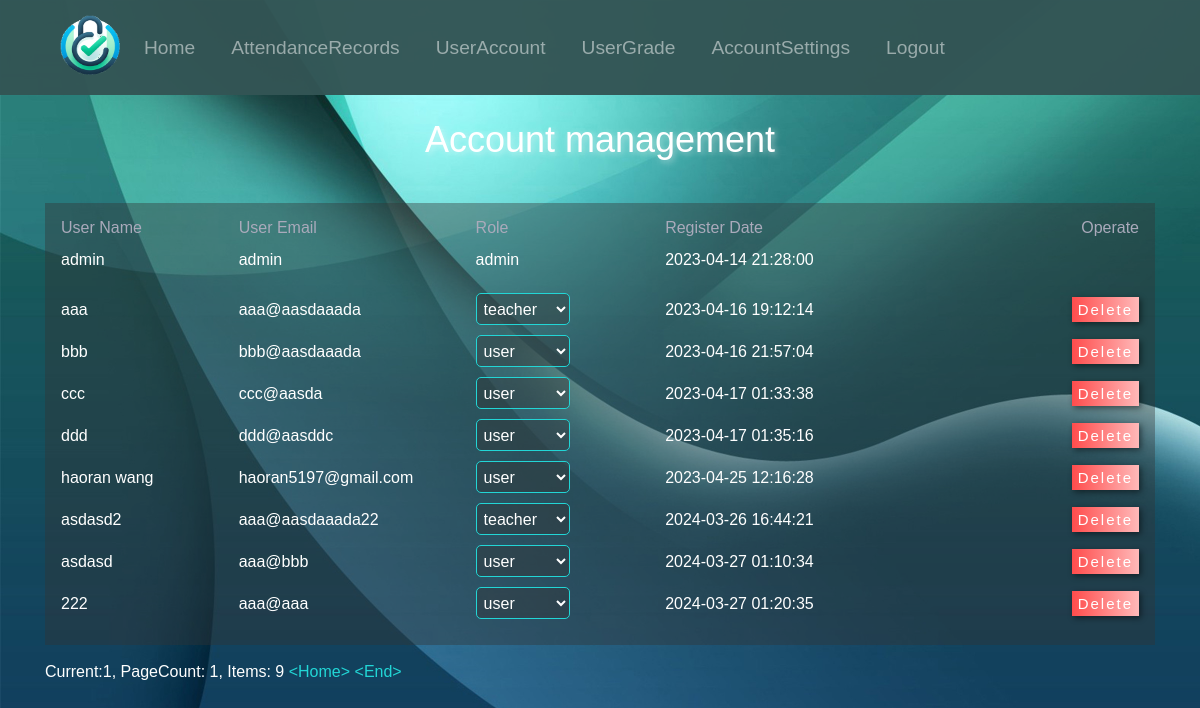
Screenshot of /admin/account_management (signed in) with the database file from the repository.
### website/models.py (models this page shows)
class User(db.Model, UserMixin):
    id = db.Column(db.Integer, primary_key=True)
    email = db.Column(db.String(150), unique=True, nullable=False)
    password = db.Column(db.String(150), nullable=False)
    name = db.Column(db.String(150), nullable=False)
    created_at = db.Column(db.DateTime, default=datetime.now)
    role = db.Column(db.String(50), nullable=False)
    grade = db.Column(db.Integer, nullable=False)
    '''
    __mapper_args__ = {
        'polymorphic_identity': 'user',
        'polymorphic_on': role
    }
    '''

### website/views_admin.py (the view)
@views_admin.route('/admin/account_management')
@login_required
@permission(['admin'])
def admin_account_management():
    page = request.args.get("page")
    if page is None:
        page = 1
    else:
        page = int(page)
    limit = request.args.get("limit")
    if limit is None:
        limit = 10
    else:
        limit = int(limit)
    users = User.query.paginate(page=page, per_page=limit)
    return render_template("admin_account_management.html", user=current_user, users=users)

### website/auth.py (called while the page is built)
def permission(permit_users):
    def login_acquired(func):
        @wraps(func)
        def inner():
            if current_user.role not in permit_users:
                return redirect('/login')   # 角色与页面不匹配跳转到登录页
            return func()
        return inner
    return login_acquired

### website/templates/admin_account_management.html (shortened to what this page needs)
{% extends "admin_base.html" %}
{% block content %}
    <h1>Account management</h1>
	<br />
	{% if users.items|length != 0 %}
	<div style="width:100%; color: white; background-color: #33333366; padding: 16px;">
    <table style="width:100%">
      <thead>
        <tr style="height:32px;">
          <th style="width:15%; text-align:left; color:#aaaabb;">User Name</th>
		  <th style="width:20%; text-align:left; color:#aaaabb;">User Email</th>
          <th style="width:16%; text-align:left; color:#aaaabb;">Role</th>
		  <th style="width:20%; text-align:left; color:#aaaabb;">Register Date</th>
		  <th style="width:20%; text-align:right; color:#aaaabb;">Operate</th>
        </tr>
      </thead>
      <tbody>
        {% for item in users.items %}
          <tr style="height:42px;">
			<td style="width:15%; text-align:left">{{ item.name }}</td>
            <td style="width:20%; text-align:left">{{ item.email }}</td>
			<td style="width:16%; text-align:left">
				{% if item.email == 'admin' %}
					{{item.role}}
				{% else %}
				<select id="sel_role_{{item.id}}" name="sel_role_{{item.id}}" style="width: 50%; height: 32px; border-radius: 5px;" onchange="change_role('{{item.email}}',this.value);">
					<option {% if item.role == 'user' %} selected {% endif %} value="user">user</option>
					<option {% if item.role == 'teacher' %} selected {% endif %} value="teacher">teacher</option>
				</select>
				{% endif %}
			</td>
            <td style="width:20%; text-align:left">
                {{ item.created_at.strftime('%Y-%m-%d %H:%M:%S') }}<br>
            </td>
			<td style="width:20%; text-align:right">
				{% if item.email != 'admin' %}
				<button style="border-radius:revert;" onclick="del('{{item.email}}')">Delete</button>
				{% endif %}
			</td>
          </tr>
        {% endfor %}
      </tbody>
    </table>
	</div>
	{% endif %}
	<div style="margin-top:18px; color: white;">
		<span>Current:{{ users.page }}, PageCount: {{ users.pages }}, Items: {{ users.total }}</span>
		<a style="color: #22d6d6;" href="/admin/account_management">&lt;Home&gt;</a>
		<a style="color: #22d6d6;" href="/admin/account_management?page={{users.pages}}&limit=10">&lt;End&gt;</a>
	</div>
  </body>
{% endblock %}

### website/templates/admin_base.html (shortened to what this page needs)
<!DOCTYPE html>
<html>
    <head>
        <link
            rel="stylesheet"
            href="/static/bootstrap.min.css"
        />
        <link
            rel="stylesheet"
            href="/static/font-awesome.min.css"
        />
		<link rel="stylesheet" href="/static/sweetalert2.min.css"/>
        <link rel="stylesheet" href="/static/css/styles.css"/>
    </head>
    <body style="background: url('/static/images/bg7.jpg'); background-size: cover; background-repeat: no-repeat;">
        <nav class="navbar navbar-expand-lg navbar-dark" style="background-color: #335555F8; padding: 10px 0 10px 60px;">
            <a class="navbar-brand" href="/"><img src="/static/images/logo.png" alt="Logo" style="width:60px; height: 60px;"></a>
            <div class="collapse navbar-collapse" id="navbar">
                <div class="navbar-nav" style="font-size: 1.2rem;">
                    {% if user.is_authenticated %}
                        <a class="nav-item nav-link" id="home" href="/admin">Home</a>
						<a class="nav-item nav-link" id="attendance_by_time_start" href="/admin/attendance_by_time_start">AttendanceRecords</a>
                        <a class="nav-item nav-link" id="account_management" href="/admin/account_management">UserAccount</a>
                        <a class="nav-item nav-link" id="grade_management" href="/admin/grade_management">UserGrade</a>
                        <a class="nav-item nav-link" id="AccountSettings" href="/accountsettings">AccountSettings</a>
						<a class="nav-item nav-link" id="logout" href="/logout">Logout</a>
                    {% else %}
                        <a class="nav-item nav-link" id="signup" href="/sign-up">Sign Up</a>
                        <a class="nav-item nav-link" id="login" href="/login">Login</a>
                        <a class="nav-item nav-link" id="about" href="/about">About</a>
                    {% endif %}
                </div>
            </div>
        </nav>
        <div class="container">
            {% block content %}
            {% endblock %}
    </body>
</html>

### website/static/css/styles.css (style rules this page uses)
html, body, div, span, applet, object, iframe, h1, h2, h3, h4, h5, h6, p, blockquote, pre, a, abbr, acronym, address, big, cite, code, del, dfn, em, img, ins, kbd, q, s, samp, small, strike, strong, sub, sup, tt, var, b, u, i, dl, dt, dd, ol, nav ul, nav li, fieldset, form, label, legend, table, caption, tbody, tfoot, thead, tr, th, td, article, aside, canvas, details, embed, figure, figcaption, footer, header, hgroup, menu, nav, output, ruby, section, summary, time, mark, audio, video { margin: 0; padding: 0; border: 0; font-size: 100%; font: inherit; vertical-align: baseline; }
article, aside, details, figcaption, figure, footer, header, hgroup, menu, nav, section { display: block; }
table { border-collapse: collapse; border-spacing: 0; }
a { text-decoration: none; }
body { background: url(../images/1.jpg) no-repeat; background-size: cover; -webkit-background-size: cover; -moz-background-size: cover; -o-background-size: cover; -ms-background-size: cover; background-position: center; font-size: 100%; font-family: 'Josefin Sans', sans-serif; min-height: 100vh; }
h1 { font-size: 3.5em; color: #fff; letter-spacing: 0px; text-align: center; text-shadow: 2px 2px 6px rgba(255, 251, 251, 0.52); margin: 2vw 1vw; }
.navbar-nav a { margin-right: 20px; }
button { color: #fff; background: linear-gradient(to right, #ff4c4c, #ffb9b9); border: none; padding: 4px 6px 4px 6px; outline: none; font-size: 15px; cursor: pointer; letter-spacing: 2px; box-shadow: 2px 2px 6px rgba(0, 0, 0, 0.49); transition: 0.5s all; -webkit-transition: 0.5s all; -moz-transition: 0.5s all; -o-transition: 0.5s all; flex-basis: 30%; }
select { padding: 3px; color: white; background-color: #33333366; border: 1px solid #22d6d6; border-radius: 5px; font-size: 16px; outline: none; }
select option { padding: 23px; color: white; background-color: #c05858; font-size: 14px; }
@media (max-width:1920px) { h1 { font-size: 3vw; } }

### rows the page displays
User: name "admin", email "admin", role "admin", created_at "2023-04-14 21:28:00"
User: name "aaa", email "aaa@aasdaaada", role+id+email "teacher", created_at "2023-04-16 19:12:14"
User: name "bbb", email "bbb@aasdaaada", role+id+email "user", created_at "2023-04-16 21:57:04"
User: name "ccc", email "ccc@aasda", role+id+email "user", created_at "2023-04-17 01:33:38"
User: name "ddd", email "ddd@aasddc", role+id+email "user", created_at "2023-04-17 01:35:16"
User: name "haoran wang", email "haoran5197@gmail.com", role+id+email "user", created_at "2023-04-25 12:16:28"
User: name "asdasd2", email "aaa@aasdaaada22", role+id+email "teacher", created_at "2024-03-26 16:44:21"
User: name "asdasd", email "aaa@bbb", role+id+email "user", created_at "2024-03-27 01:10:34"
User: name "222", email "aaa@aaa", role+id+email "user", created_at "2024-03-27 01:20:35"

### other values shown
{{ users.page }} "1"
{{ users.pages }} "1"
{{ users.total }} "9"
